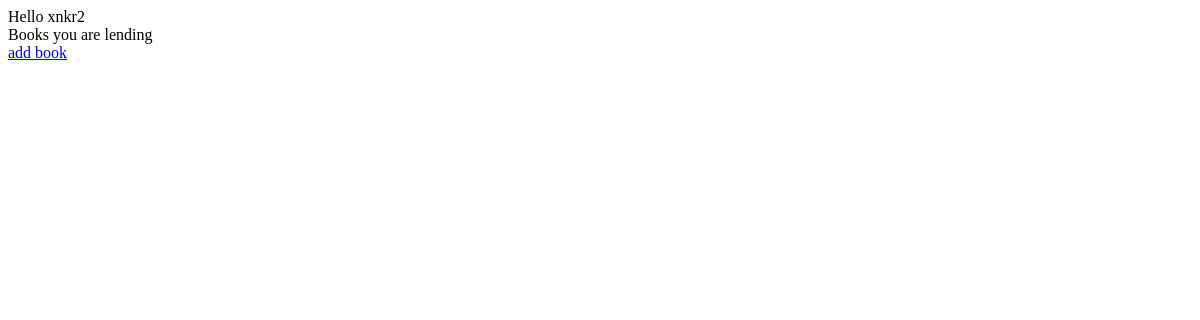
/lend/ (signed in), run on an earlier commit of the app's database.
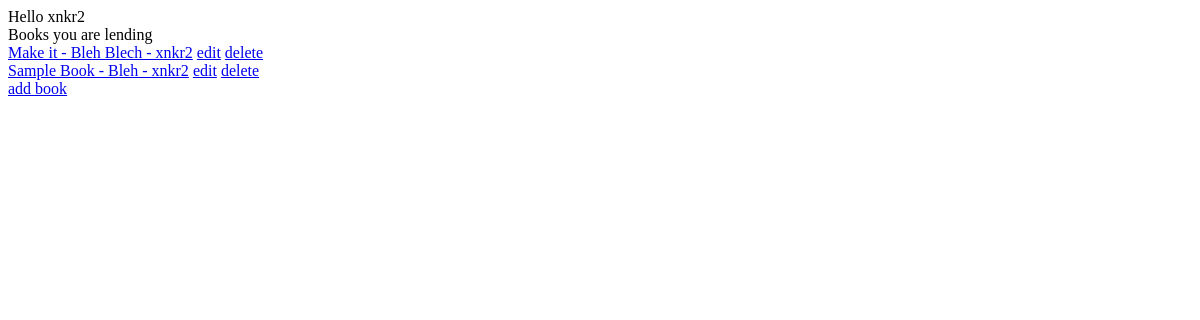
And on a later commit of the database.
### lend/models.py (models this page shows, shortened)
class Book(models.Model):
	class Meta:
		verbose_name_plural = "Books"
	path_and_rename = PathAndRename("covers/")
	book_name = models.CharField(max_length = 255)
	book_author = models.CharField(max_length = 255)
	book_category = models.ForeignKey(Category, on_delete=models.SET_DEFAULT, default=Category.DEFAULT_ID)
	book_lender = models.ForeignKey(User, on_delete = models.CASCADE)
	book_genre = models.ManyToManyField(Genre, blank=True)
	book_cover = models.ImageField(
        upload_to=path_and_rename,
        null=False,
        blank=False,
        editable=True,
        help_text="Book Cover",
        verbose_name="Book Cover"
    )
	book_edition = models.CharField(max_length=4)
	book_borrowable = models.BooleanField(default=True)
	def __str__(self):
		return '%s - %s - %s' % (self.book_name,self.book_author,self.book_lender)

### lend/views.py (the view)
@login_required
def home(request):
	template_name = 'lend/index.html'
	books = models.Book.objects.filter(book_lender=request.user.pk)
	context = {
		'name': request.user,
		'books' : books,
	}
	return render(request, template_name, context)

### lend/templates/lend/index.html (shortened to what this page needs)
Hello {{ name.username }}
Books you are lending
{% for book in books %}
<a href="{% url 'lend:lend-book-details' book.id %}">{{ book }}</a>&nbsp;<a href="{% url "lend:lend-book-update" book.id %}">edit</a>&nbsp;<a href="{% url "lend:lend-book-delete" book.id %}">delete</a>
{% endfor %}
<a href="add">add book</a>

What changed in the data, as far as the page shows it:
added Book: book_name+book_author+book_lender "Make it - Bleh Blech - xnkr2"
added Book: book_name+book_author+book_lender "Sample Book - Bleh - xnkr2"
